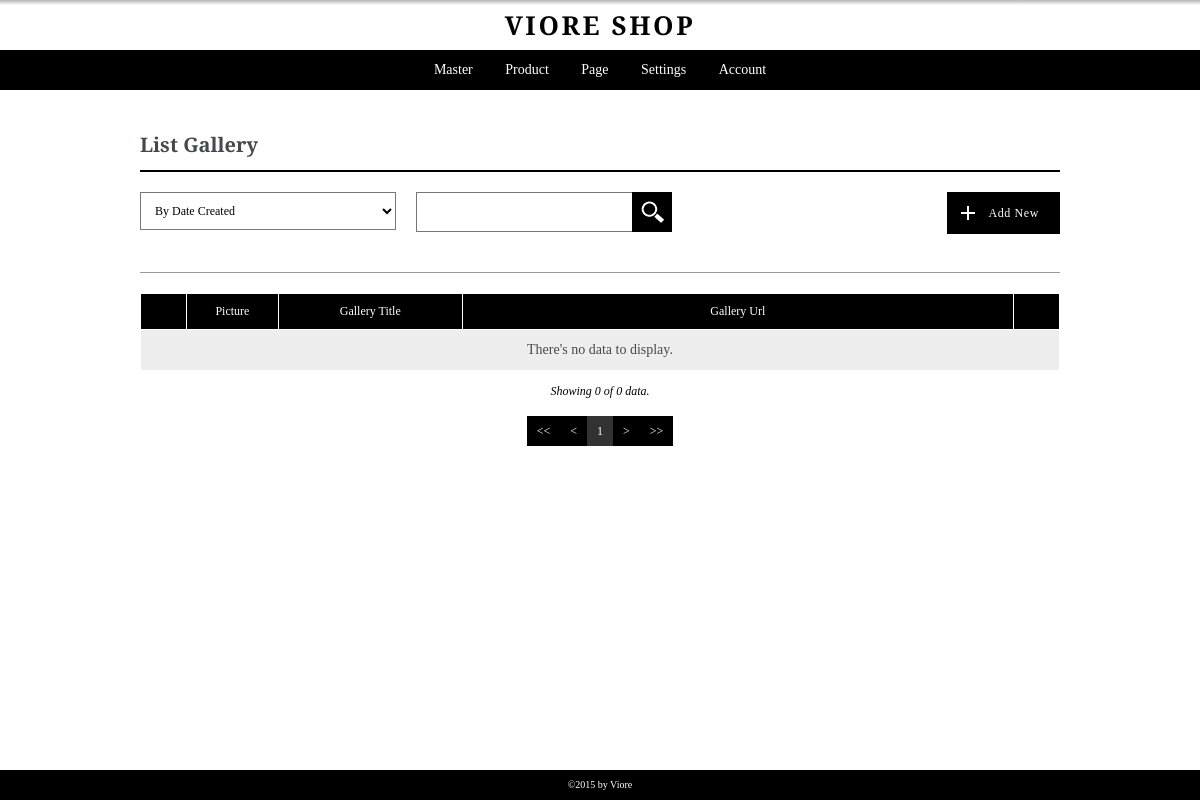
The app's page /admin/pages/listgallery.php (signed in), older data.
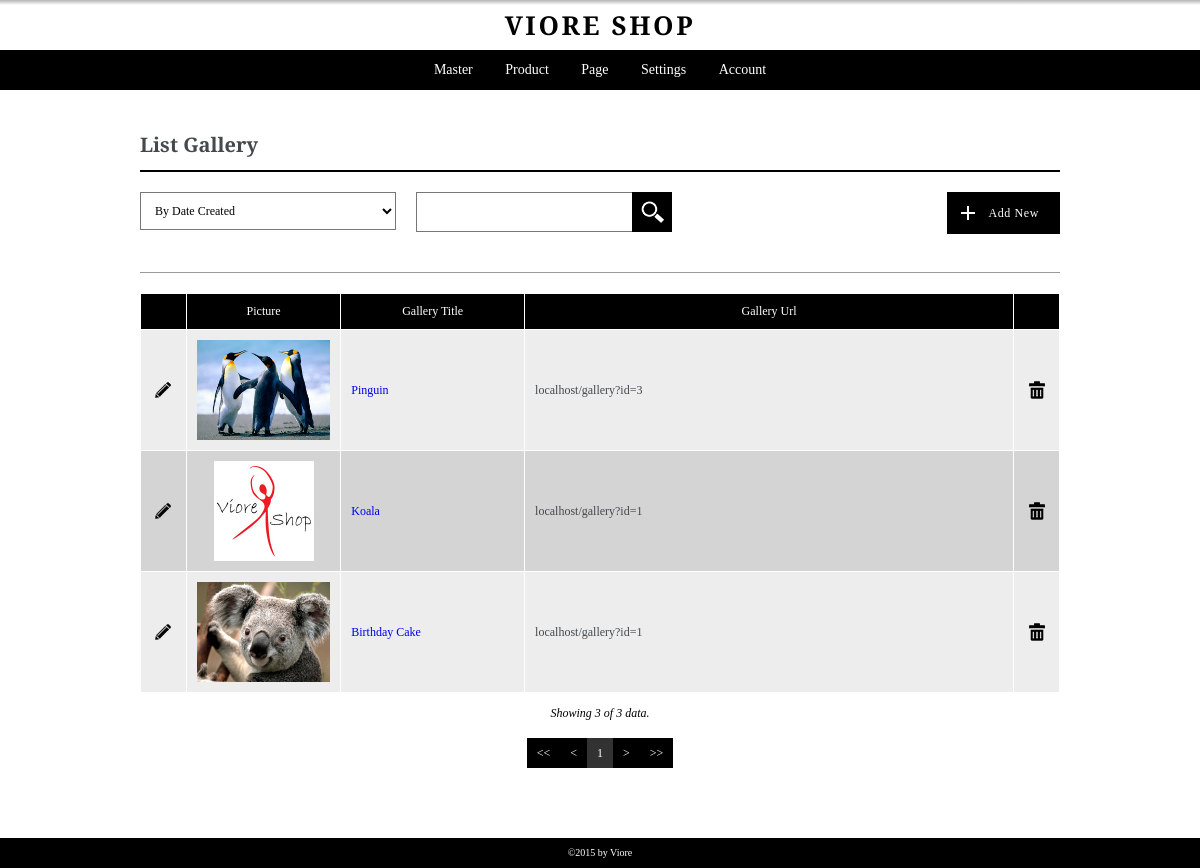
The same page, newer data.
### tables this page shows
CREATE TABLE `gallery` (
  `id_gallery` int(10) NOT NULL,
  `gallery_title` varchar(256) NOT NULL,
  `gallery_url` varchar(256) NOT NULL,
  `gallery_description` text NOT NULL,
  `user_create` int(5) NOT NULL,
  `user_edit` int(5) NOT NULL,
  `date_created` datetime NOT NULL,
  `date_edited` datetime NOT NULL,
  `active` int(1) NOT NULL
);

### global/global.php (called while the page is built, shortened)
<?php
$backserver = "../../";
?>

### admin/pages/listgallery.php (the view, shortened to what this page needs)
<?php
	include "../../global/global.php";
	include "header.php";
	$pagecall = "listgallery";
	include "controller.php";
?>
<div class="container">
	<div class="content list listgallery">
		<h3>List Gallery</h3>
		<?php
			include ("../pages/filter-box.php");
		?>
		<div class="data-table">
			<table border="1" cellpadding="0" cellspacing="0" width="100%">
				<colgroup>
					<col width="5%">
					<col width="10%">
					<col width="20%">
					<col width="">
					<col width="5%">
				</colgroup>
				<thead>
					<tr>
						<th>&nbsp;</th>
						<th>Picture</th>
						<th>Gallery Title</th>
						<th>Gallery Url</th>
						<th>&nbsp;</th>
					</tr>
				</thead>
				<tbody>
					<?php
					$batas=20;
					if (empty($halaman))
					{
						$posisi=0;
					}
					else
					{
						$posisi=($halaman-1)*$batas;
					}
					$sql = "SELECT * FROM gallery ";
					if ((isset($_POST['sortingchoice'])) AND ($_POST['sortingchoice']!="all"))
					{
						$sorting_opt = explode(":", $_POST['sortingchoice']);
						$sql .= "ORDER BY ".$sorting_opt[0]." ".$sorting_opt[1]." ";
					}
					else{
						$sql .= "ORDER BY date_created DESC ";
					}
					$sqlp = $sql."LIMIT $posisi,$batas";
					$result = mysql_query($sqlp);
					while ($row=mysql_fetch_array($result))
					{
						echo '<tr>';
						echo '	<td align="center">
									<a href="editgallery?action=ubah&kode='.$row["id_gallery"].'" class="link-opt"><img src="../images/icon-pencil.png" alt="Edit" title="Edit"></a>
								</td>
						';
						echo '	<td align="center">';
						if(file_exists("../../source/gallery/".$row['id_gallery']."-1.jpg")){
						echo '<img src="'.$backserver.'/source/gallery/'.$row['id_gallery'].'-1.jpg" alt="picture gallery" title="picture gallery" class="image-preview">';
						}
						else echo '<img src="../../source/images/default.jpg" alt="picture" title="picture" class="image-preview">';
						echo '</td>';
						echo '	<td align="left"><a href="'.$backserver.'gallerydetail?pid='.$row['gallery_title'].'">'.$row['gallery_title'].'</a></td>';
						echo '	<td align="left">'.$row['gallery_url'].'</td>';
						echo '	<td align="center">
									<a href="deactive.php?kode='.$row["id_gallery"].'&pagecall='.$pagecall.'" class="link-opt"><img src="../images/icon-trash.png" alt="Delete" title="Delete"></a>
								</td>
						';
						echo '</tr>';
					}
					if(mysql_num_rows($result)<1){echo"<tr>
						<td colspan='10' align='center'>
							<p>There's no data to display.</p>
						</td>
					</tr>";}
					?>
				</tbody>
			</table>
		</div>
		<div class="data-show">
			<?php
				$jumlah = mysql_num_rows($result);
				$showing = $batas;
				if ($jumlah<$batas){$showing=$jumlah;}
				echo '<p>Showing '.$showing.' of '.$jumlah.' data.</p>';
			?>
		</div>
		<?php
			include ("../modules/paging.php");
		?>
	</div>
</div>
<?php
	include "footer.php";
?>

Row changes from the older to the newer data that the page shows:
added gallery: shows a picture, gallery_title "Pinguin", gallery_url "localhost/gallery?id=3"
added gallery: gallery_title "Koala", gallery_url "localhost/gallery?id=1"
added gallery: shows a picture, gallery_title "Birthday Cake", gallery_url "localhost/gallery?id=1"
Text that changed along with them:
$showing: "0" → "3"
$jumlah: "0" → "3"
text no longer shown: "There's no data to display."
